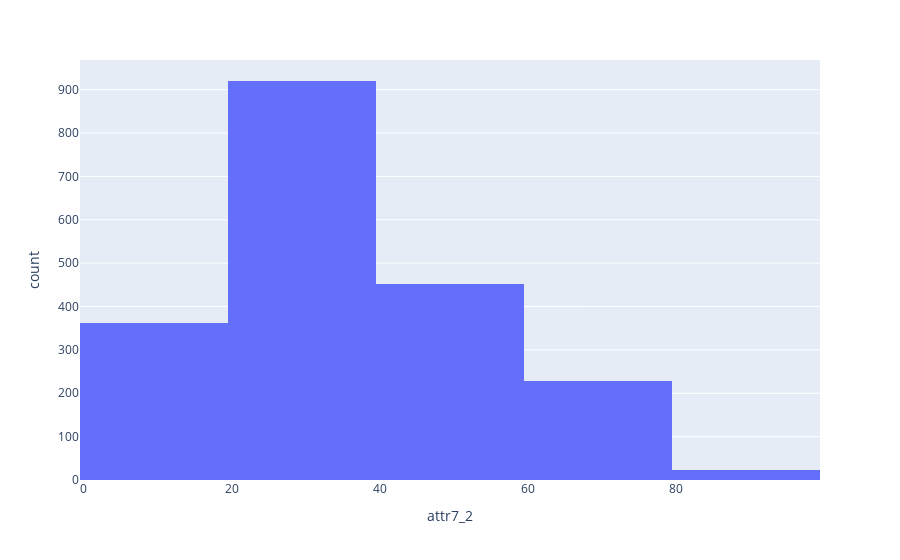

Notebook code for this chart:
### Code cell
#importance de l'attractivité (T2) en repenssant aux dates 
fig = px.histogram(df, x= "attr7_2", nbins = 5)
fig.show()
print(df["attr7_2"].mean())

### Figure 1 — Plotly figure (JSON) as saved in the notebook; plotly's stock layout.template omitted (floating-point values rounded to 4 significant figures; data arrays with more than 128 entries replaced by an {"elided": "..."} marker saying what was removed)
{"data": [{"alignmentgroup": "True", "bingroup": "x", "hovertemplate": "attr7_2=%{x}<br>count=%{y}<extra></extra>", "legendgroup": "", "marker": {"color": "#636efa", "pattern": {"shape": ""}}, "name": "", "nbinsx": 5, "offsetgroup": "", "orientation": "v", "showlegend": false, "type": "histogram", "x": {"elided": "8378 int values"}, "xaxis": "x", "yaxis": "y"}], "layout": {"barmode": "relative", "legend": {"tracegroupgap": 0}, "margin": {"t": 60}, "xaxis": {"anchor": "y", "domain": [0, 1], "title": {"text": "attr7_2"}}, "yaxis": {"anchor": "x", "domain": [0, 1], "title": {"text": "count"}}}}
